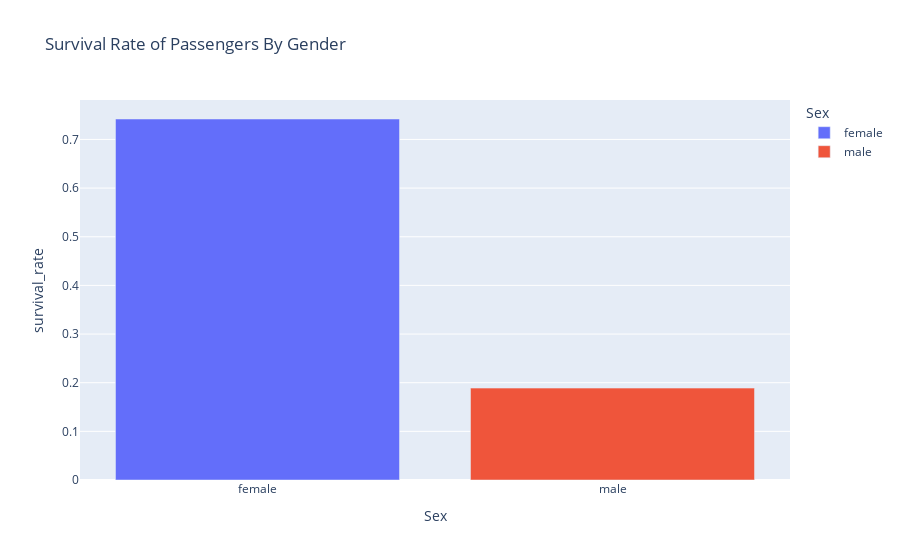

Source (notebook cell):
### Code cell
# Visualize Survival Rate of Passengers by Gender
fig = px.bar(df_Gender, x="Sex", y='survival_rate', color='Sex', title= "Survival Rate of Passengers By Gender")
fig.show()

### Figure 1 — Plotly figure (JSON) as saved in the notebook; plotly's stock layout.template omitted (floating-point values rounded to 4 significant figures)
{"data": [{"alignmentgroup": "True", "hovertemplate": "Sex=%{x}<br>survival_rate=%{y}<extra></extra>", "legendgroup": "female", "marker": {"color": "#636efa", "pattern": {"shape": ""}}, "name": "female", "offsetgroup": "female", "orientation": "v", "showlegend": true, "textposition": "auto", "type": "bar", "x": ["female"], "xaxis": "x", "y": [0.742], "yaxis": "y"}, {"alignmentgroup": "True", "hovertemplate": "Sex=%{x}<br>survival_rate=%{y}<extra></extra>", "legendgroup": "male", "marker": {"color": "#EF553B", "pattern": {"shape": ""}}, "name": "male", "offsetgroup": "male", "orientation": "v", "showlegend": true, "textposition": "auto", "type": "bar", "x": ["male"], "xaxis": "x", "y": [0.1889], "yaxis": "y"}], "layout": {"barmode": "relative", "legend": {"title": {"text": "Sex"}, "tracegroupgap": 0}, "title": {"text": "Survival Rate of Passengers By Gender"}, "xaxis": {"anchor": "y", "categoryarray": ["female", "male"], "categoryorder": "array", "domain": [0, 1], "title": {"text": "Sex"}}, "yaxis": {"anchor": "x", "domain": [0, 1], "title": {"text": "survival_rate"}}}}
